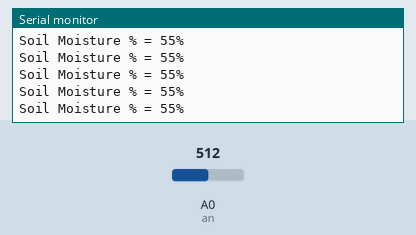
This sketch was run on a simulated Arduino Uno, built with avr-gcc and run on an emulated ATmega328P. On the bench: the last lines printed to the serial monitor. The test bench sets the inputs (shaded band); at power-on: A0 (an) = 512.

Above: at 1.2 s.
1.3 s: A0 (an) set to 716
At 1.31 s:
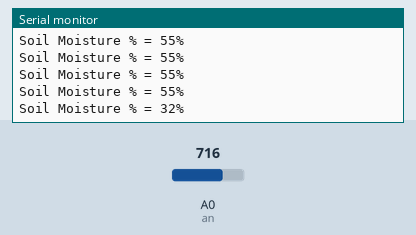
2.8 s: A0 (an) set to 900
At 2.82 s:
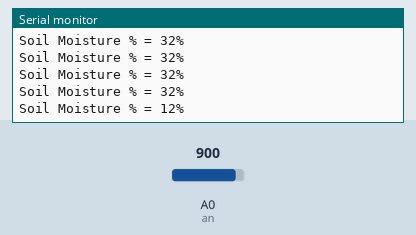
Timing chart, 0 to 5.8 s (numbered marks = the images above; inputs shaded):
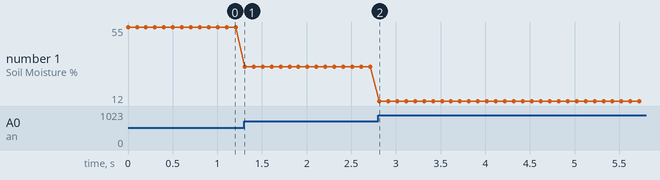

The sketch:

Soil_Moisture_Sensor_Analog.ino
```cpp
#define an A0
int value=0,moisture=0;
void setup()
{
  Serial.begin(9600);
}

void loop()
{
  value=analogRead(an);
  moisture=map(value,1017,100,0,100);
  Serial.print("Soil Moisture % = ");
  Serial.print(moisture);
  Serial.println("%");
  delay(100);
}
```

Measured:
- after the input at 1.3 s, the serial monitor: prints a new line at once (image 1)
- after the input at 2.8 s, the serial monitor: prints a new line at once (image 2)
- plotted number 1: 55 → 32 after the input at 1.3 s, 32 → 12 after the input at 2.8 s
